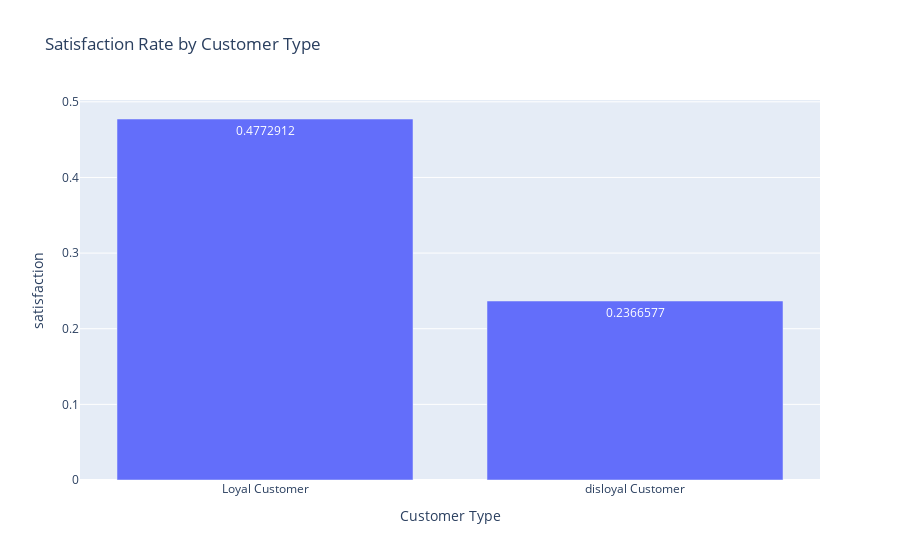
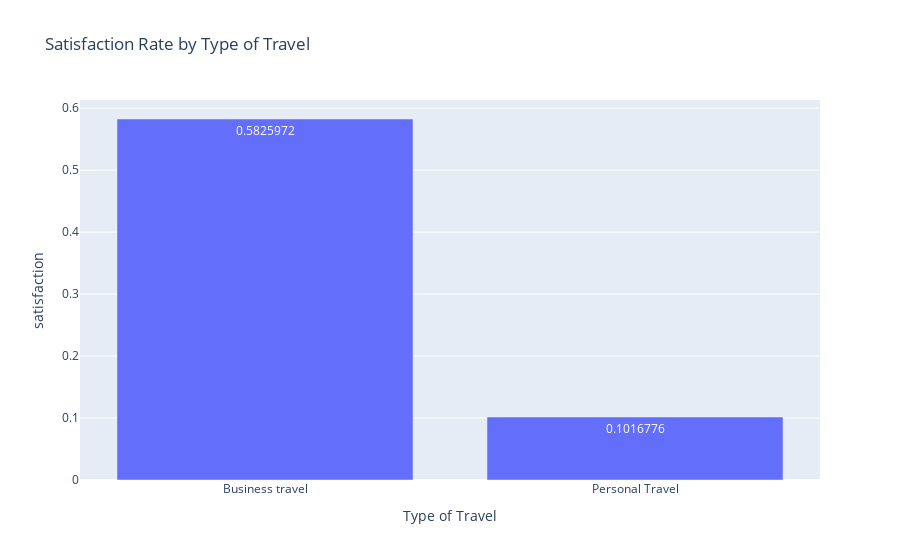
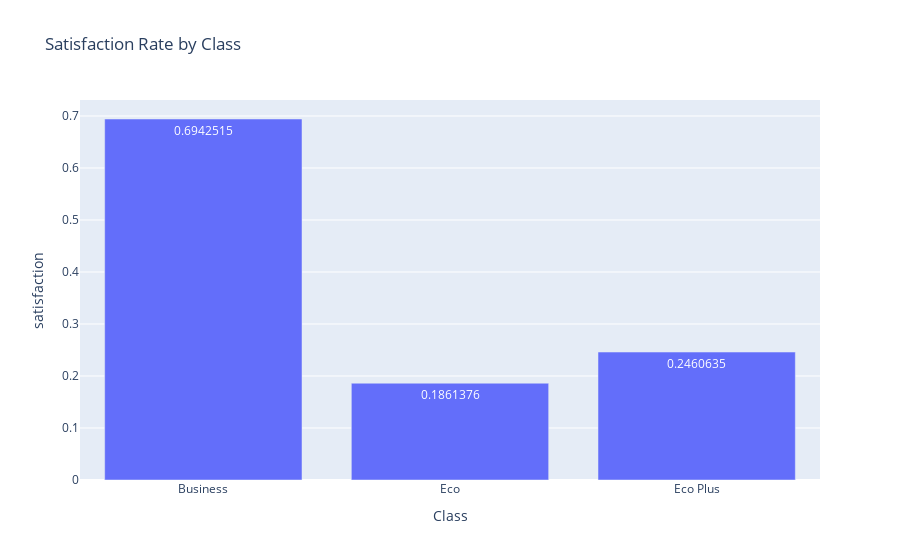
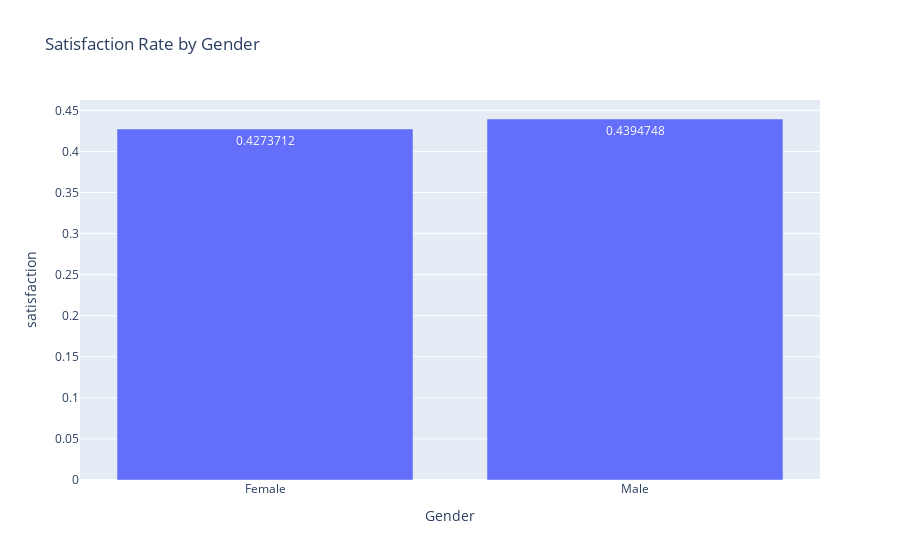

The code cell stored with these charts, in order, in its notebook:
### Code cell
for col in ["Customer Type", "Type of Travel", "Class", "Gender"]:
    fig = px.bar(
        df_train.groupby(col)["satisfaction"].mean().reset_index(),
        x=col, y="satisfaction", text_auto=True,
        title=f"Satisfaction Rate by {col}"
    )
    fig.show()

### Figure 1 — Plotly figure (JSON) as saved in the notebook; plotly's stock layout.template omitted (floating-point values rounded to 4 significant figures)
{"data": [{"hovertemplate": "Customer Type=%{x}<br>satisfaction=%{y}<extra></extra>", "legendgroup": "", "marker": {"color": "#636efa", "pattern": {"shape": ""}}, "name": "", "orientation": "v", "showlegend": false, "textposition": "auto", "texttemplate": "%{y}", "type": "bar", "x": ["Loyal Customer", "disloyal Customer"], "xaxis": "x", "y": [0.4773, 0.2367], "yaxis": "y"}], "layout": {"barmode": "relative", "legend": {"tracegroupgap": 0}, "title": {"text": "Satisfaction Rate by Customer Type"}, "xaxis": {"anchor": "y", "domain": [0, 1], "title": {"text": "Customer Type"}}, "yaxis": {"anchor": "x", "domain": [0, 1], "title": {"text": "satisfaction"}}}}

### Figure 2 — Plotly figure (JSON) as saved in the notebook; plotly's stock layout.template omitted (floating-point values rounded to 4 significant figures)
{"data": [{"hovertemplate": "Type of Travel=%{x}<br>satisfaction=%{y}<extra></extra>", "legendgroup": "", "marker": {"color": "#636efa", "pattern": {"shape": ""}}, "name": "", "orientation": "v", "showlegend": false, "textposition": "auto", "texttemplate": "%{y}", "type": "bar", "x": ["Business travel", "Personal Travel"], "xaxis": "x", "y": [0.5826, 0.1017], "yaxis": "y"}], "layout": {"barmode": "relative", "legend": {"tracegroupgap": 0}, "title": {"text": "Satisfaction Rate by Type of Travel"}, "xaxis": {"anchor": "y", "domain": [0, 1], "title": {"text": "Type of Travel"}}, "yaxis": {"anchor": "x", "domain": [0, 1], "title": {"text": "satisfaction"}}}}

### Figure 3 — Plotly figure (JSON) as saved in the notebook; plotly's stock layout.template omitted (floating-point values rounded to 4 significant figures)
{"data": [{"hovertemplate": "Class=%{x}<br>satisfaction=%{y}<extra></extra>", "legendgroup": "", "marker": {"color": "#636efa", "pattern": {"shape": ""}}, "name": "", "orientation": "v", "showlegend": false, "textposition": "auto", "texttemplate": "%{y}", "type": "bar", "x": ["Business", "Eco", "Eco Plus"], "xaxis": "x", "y": [0.6943, 0.1861, 0.2461], "yaxis": "y"}], "layout": {"barmode": "relative", "legend": {"tracegroupgap": 0}, "title": {"text": "Satisfaction Rate by Class"}, "xaxis": {"anchor": "y", "domain": [0, 1], "title": {"text": "Class"}}, "yaxis": {"anchor": "x", "domain": [0, 1], "title": {"text": "satisfaction"}}}}

### Figure 4 — Plotly figure (JSON) as saved in the notebook; plotly's stock layout.template omitted (floating-point values rounded to 4 significant figures)
{"data": [{"hovertemplate": "Gender=%{x}<br>satisfaction=%{y}<extra></extra>", "legendgroup": "", "marker": {"color": "#636efa", "pattern": {"shape": ""}}, "name": "", "orientation": "v", "showlegend": false, "textposition": "auto", "texttemplate": "%{y}", "type": "bar", "x": ["Female", "Male"], "xaxis": "x", "y": [0.4274, 0.4395], "yaxis": "y"}], "layout": {"barmode": "relative", "legend": {"tracegroupgap": 0}, "title": {"text": "Satisfaction Rate by Gender"}, "xaxis": {"anchor": "y", "domain": [0, 1], "title": {"text": "Gender"}}, "yaxis": {"anchor": "x", "domain": [0, 1], "title": {"text": "satisfaction"}}}}
